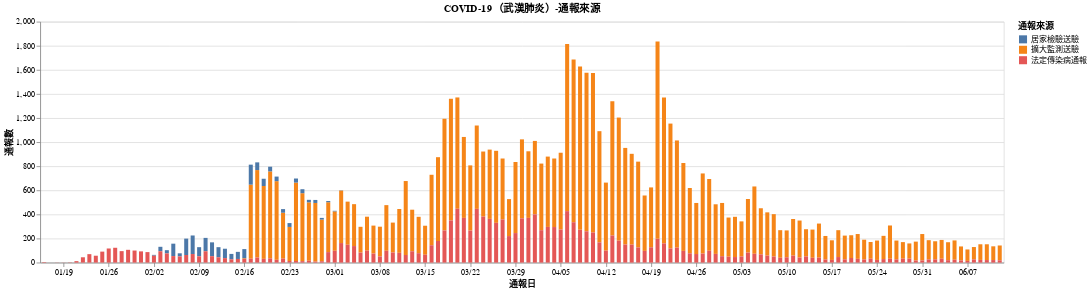

The notebook cell saved with this chart:
### Code cell
import altair as alt 
_ = alt.renderers.set_embed_options(actions=False)

chart_title = "COVID-19（武漢肺炎）-通報來源"
alt.Chart(data, title=chart_title).mark_bar().encode(
    x=alt.X('日期:T', title="通報日", axis=alt.Axis(
        grid=False,
        format="%m/%d",
    )),y="通報數:Q",
    color='通報來源:N',
    tooltip=['日期:T', '通報來源', '通報數']
).properties(
    width=1200
)

### Figure 1 — Vega-Lite specification as saved in the notebook (floating-point values rounded to 4 significant figures; data arrays with more than 128 entries replaced by an {"elided": "..."} marker saying what was removed)
{"config": {"view": {"continuousWidth": 400, "continuousHeight": 300}}, "data": {"name": "data-4ed2bad37a4350ee283fceb263de1926"}, "mark": "bar", "encoding": {"color": {"type": "nominal", "field": "通報來源"}, "tooltip": [{"type": "temporal", "field": "日期"}, {"type": "nominal", "field": "通報來源"}, {"type": "quantitative", "field": "通報數"}], "x": {"type": "temporal", "axis": {"format": "%m/%d", "grid": false}, "field": "日期", "title": "通報日"}, "y": {"type": "quantitative", "field": "通報數"}}, "title": "COVID-19（武漢肺炎）-通報來源", "width": 1200, "$schema": "https://vega.github.io/schema/vega-lite/v4.8.1.json", "datasets": {"data-4ed2bad37a4350ee283fceb263de1926": {"elided": "447 records"}}}
